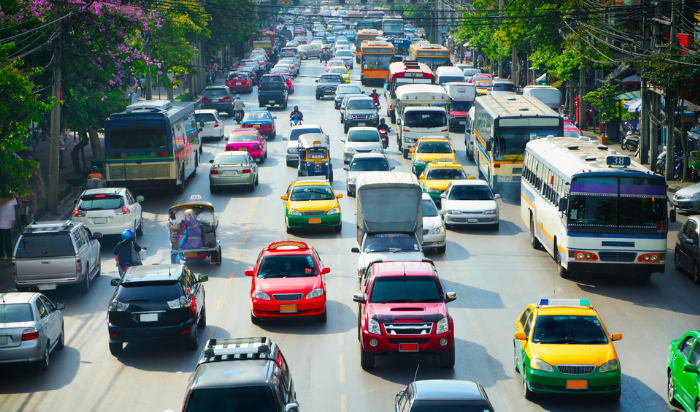
#> input picture Vehicle-Detection-main/imm.jpg, 700 x 412 px, given in place of video.mp4, which was not available
$ python 'sa (3).py'
#> lines starting #> are read from the running program, lines starting #| are printed output that depends on the picture; after the words box and inside, x2 and y2 are one past the last pixel; in counts of white or black regions, pixels touching at a corner belong together; pictures that were not available may be replaced by others from this repository, and a replacement may not be noted
# Successful vechile detection and counting


import cv2
import numpy as np
from time import sleep

# minimum width of rectangle
width_min = 80
# minimum height of rectangle
height_min = 80

# Error allowable between pixels
offset = 6

# to put the line on frame as when any vechile cross the line and then it get counted
position_line = 550
delay = 60

# a list if anything detected it can get appended
detec = []
count = 0


# just to find the mid-point of rectangle on the vechile for red dot
def find_center(x, y, w, h):
    x1 = int(w / 2)
    y1 = int(h / 2)
    cx = x + x1
    cy = y + y1
    return cx, cy


# create a video capture object and help to display the video
cap = cv2.VideoCapture('video.mp4')

# this is one of algorithm in cv2 and it is known as subtractor. it is used to substract the background of our object in video
subtractor = cv2.bgsegm.createBackgroundSubtractorMOG()

while True:
    # return the specific frame and read the video
    ret, frame1 = cap.read()
#> frame1 is the input picture: shape (412, 700, 3); mean B, G, R 112, 114.3, 100.3
    tempo = float(1 / delay)
    sleep(tempo)

    # used to convert color of specific frame here it is frame1
    # cvtColor means convert color
    grey = cv2.cvtColor(frame1, cv2.COLOR_BGR2GRAY)
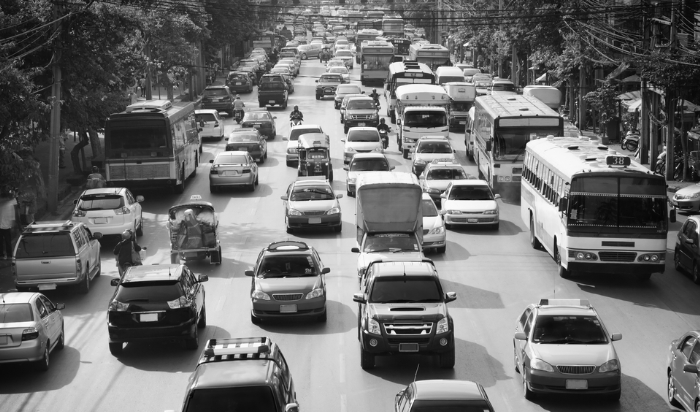
#> grey: shape (412, 700); min 2, max 255, mean 109.9

    # Gaussian blur is the result of blurring an image. It is commonly used when reducing the size of an image.
    blur = cv2.GaussianBlur(grey, (3, 3), 5)
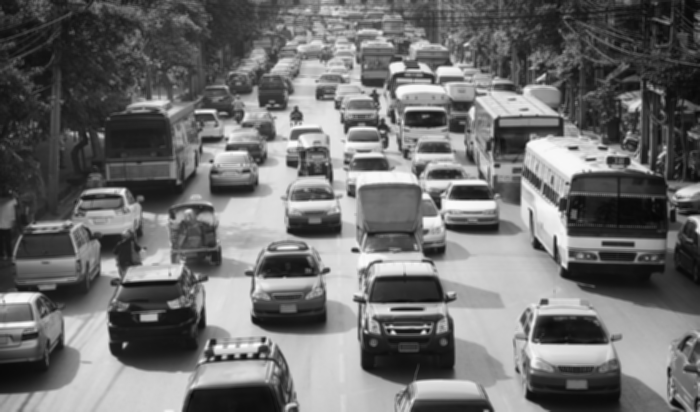
#> blur: shape (412, 700); min 7, max 251, mean 109.9
    # now we create a variable as image subtractor and we applying the algo on it
    img_sub = subtractor.apply(blur)
#> img_sub: shape (412, 700); every value is 0

    # Dilates an image by using a specific structuring element. The function dilates the source image using the specified structuring element that
    # determines the shape of a pixel.

    dilat = cv2.dilate(img_sub, np.ones((5, 5)))

    # Returns a structuring element of the specified size and shape for morphological operations(Morphology is a broad set of image
    # processing operations that process images based on shapes. In a morphological operation, each pixel in the image is adjusted based on the
    # value of other pixels in its neighborhood).The function constructs and returns the
    # structuring element that can be further passed to construct an arbitrary binary mask yourself and use it as the structuring element.

    # MORPH_ELLIPSE an elliptic structuring element, that is, a filled ellipse inscribed into the rectangle

    kernel = cv2.getStructuringElement(cv2.MORPH_ELLIPSE, (5, 5))

    # this is simply give the black and white phase of our video as in such as a bcknds
    dilatada = cv2.morphologyEx(dilat, cv2.MORPH_CLOSE, kernel)
    dilatada = cv2.morphologyEx(dilatada, cv2.MORPH_CLOSE, kernel)

    # just to count the no of objects as in our case here it thin the image from getting to subtractor
    contorno, h = cv2.findContours(dilatada, cv2.RETR_TREE, cv2.CHAIN_APPROX_SIMPLE)
#> contorno = []; h = None

    # here upto it works as it do all background in black colour and all vechiles in white ones.

    # just giving the specification of line like position or color or etc etc
    cv2.line(frame1, (25, position_line), (1200, position_line), (255, 127, 0), 3)

    # for putting rectangle on vechiles
    for (i, c) in enumerate(contorno):

        # here x, y represents the x and y plane
        # rectangle contains length and breadth here I take w for width and h for height or length

        (x, y, w, h) = cv2.boundingRect(c)
        validar_contorno = (w >= width_min) and (h >= height_min)
        if not validar_contorno:
            continue

        cv2.rectangle(frame1, (x, y), (x + w, y + h), (0, 255, 0), 2)
        cv2.putText(frame1, "VEHICLE COUNT : " + str(count), (x, y - 20), cv2.FONT_HERSHEY_SIMPLEX, 1, (255, 244, 0), 2)

        centro = find_center(x, y, w, h)
        detec.append(centro)
        # for creating a circle
        cv2.circle(frame1, centro, 4, (0, 0, 255), -1)

        # for printing the output and count the no of vechiles on window
        for (x, y) in detec:
            if y < (position_line + offset) and y > (position_line - offset):
                count += 1

                # when any vechile pass through the line the color changes.
                cv2.line(frame1, (25, position_line), (1200, position_line), (0, 127, 255), 3)
                detec.remove((x, y))
                print("car is detected : " + str(count))
#> this loop made 0 passes
#> after the loop, count = 0; detec = []

    cv2.putText(frame1, "VEHICLE COUNT : " + str(count), (450, 70), cv2.FONT_HERSHEY_SIMPLEX, 2, (0, 0, 255), 5)
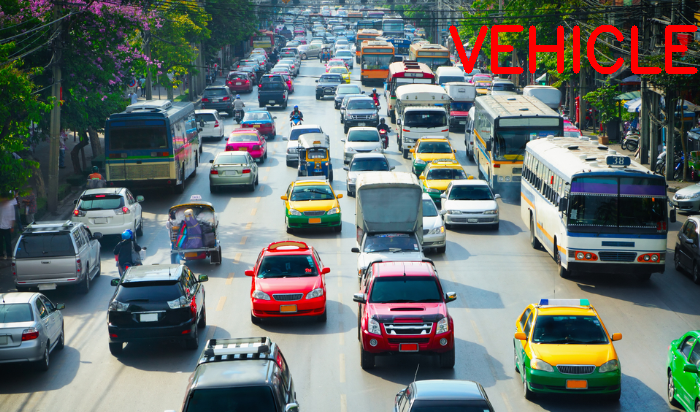
#> frame1: shape (412, 700, 3); 1.55% of pixels changed, all inside (x1, y1, x2, y2) = (449, 25, 698, 74)
    cv2.imshow("Video Original", frame1)
    cv2.imshow("Detectar", dilatada)
    # to stop the window

    if cv2.waitKey(1) == 27:
#> (key Esc is pressed here)
        break
# after completing all task just to release all windows
cv2.destroyAllWindows()
cap.release()
